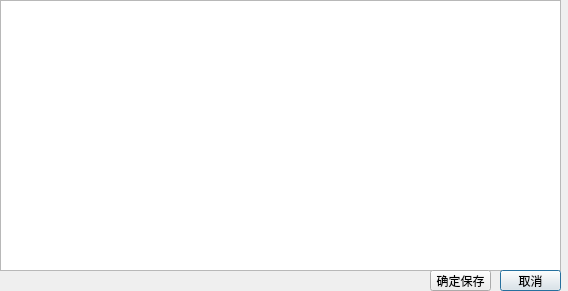
<?xml version="1.0" encoding="UTF-8"?>
<ui version="4.0">
 <class>content</class>
 <widget class="QDialog" name="content">
  <property name="geometry">
   <rect>
    <x>0</x>
    <y>0</y>
    <width>568</width>
    <height>291</height>
   </rect>
  </property>
  <property name="windowTitle">
   <string>Dialog</string>
  </property>
  <widget class="QPushButton" name="pushButton_2">
   <property name="geometry">
    <rect>
     <x>500</x>
     <y>270</y>
     <width>61</width>
     <height>21</height>
    </rect>
   </property>
   <property name="text">
    <string>取消</string>
   </property>
  </widget>
  <widget class="QPushButton" name="pushButton">
   <property name="geometry">
    <rect>
     <x>430</x>
     <y>270</y>
     <width>61</width>
     <height>21</height>
    </rect>
   </property>
   <property name="text">
    <string>确定保存</string>
   </property>
  </widget>
  <widget class="QTextEdit" name="textEdit">
   <property name="geometry">
    <rect>
     <x>0</x>
     <y>0</y>
     <width>561</width>
     <height>271</height>
    </rect>
   </property>
  </widget>
  <zorder>textEdit</zorder>
  <zorder>pushButton</zorder>
  <zorder>pushButton_2</zorder>
 </widget>
 <resources/>
 <connections/>
</ui>
